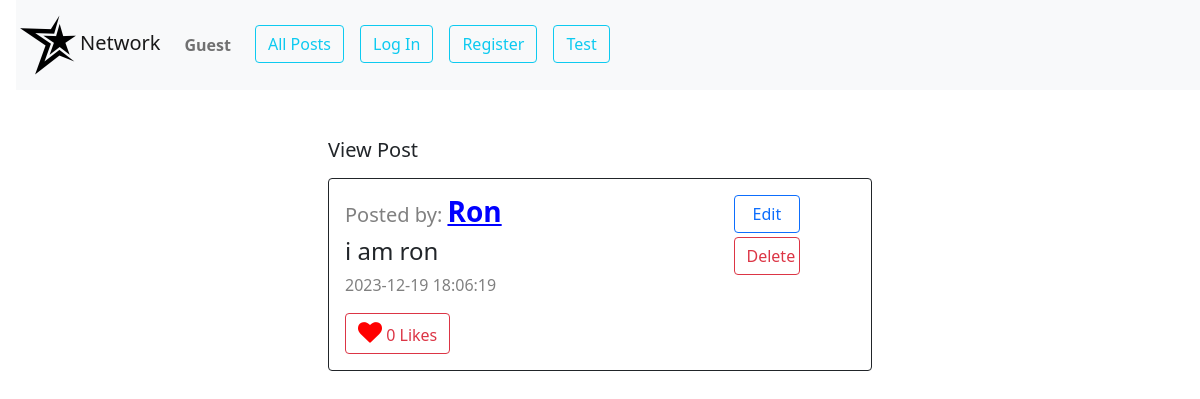
The app's page /view_post/4, older data.
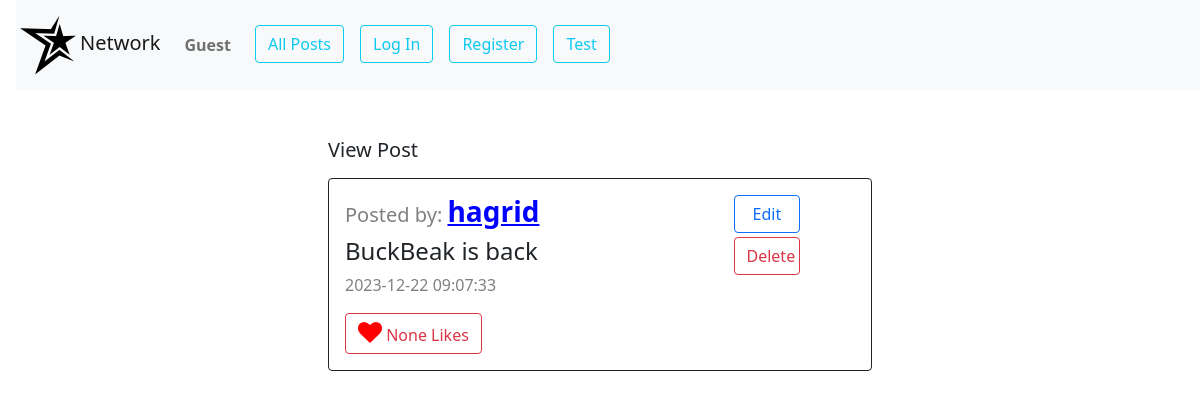
The same page, newer data.
### app.py (models this page shows, shortened)
class Users(db.Model):
    __tablename__ = "users"
    id = db.Column(db.Integer, primary_key=True)
    username = db.Column(db.String(80), unique=True, nullable=False)
    hash = db.Column(db.String(200),nullable=False)
    email = db.Column(db.String(120), unique=True, nullable=False)
    first_name=db.Column(db.String(80), nullable=True)
    last_name=db.Column(db.String(80), nullable=True)
    profile_pic_addr=db.Column(db.String(200), nullable=True)
    user_posts=db.relationship('Posts',backref='owner',lazy='dynamic')
    followers = db.relationship('Users',
                                secondary = follow,
                                primaryjoin = (follow.c.following_id == id),
                                secondaryjoin = (follow.c.follower_id == id),
                                backref = 'following'
                                )

class Posts(db.Model):
    __tablename__ = "posts"
    id = db.Column(db.Integer, primary_key=True)
    content = db.Column(db.String(150), nullable=False)
    created_at = db.Column(db.DateTime(timezone=True), server_default=db.func.current_timestamp())
    person_id = db.Column(db.Integer, db.ForeignKey('users.id'),nullable=False)
    likes=db.Column(db.Integer,default=0)

### app.py (the view)
@app.route("/view_post/<int:post_id>", methods=["GET", "POST"])
def view_post(post_id):
    post=Posts.query.filter_by(id=post_id).first()
    user_id=session.get("user_id")
    current_user=None
    if user_id:
        current_user=Users.query.filter_by(id=user_id).first()
    if request.method=="POST":
        return jsonify({"post_id":post.id,"owner_id":post.person_id,"content":post.content})
    return render_template("view_post.html",user_id=session.get("user_id"),post=post,current_user=current_user)

### app.py (called while the page is built)
@app.after_request
def after_request(response):
    response.headers["Cache-Control"] = "no-cache, no-store, must-revalidate"
    response.headers["Expires"] = 0
    response.headers["Pragma"] = "no-cache"
    return response

### templates/view_post.html (shortened to what this page needs)
{% extends "layout.html" %} {% block body %}
<div id="view_post_div">
	<div id="post-view" class="container-fluid py-5 w-50">
		<h5 class="ms-3">View Post</h5>
		<div  class="border border-dark m-3 p-3 rounded">
			<div  class="row">
				<div class="col-9">
					<h3>
						<span style="color: grey; font-size: 20px">Posted by: </span
						><a
							style="font-weight: bold; color: blue"
							href="/profile/{{post.owner.id}}"
							>{{post.owner.username}}</a
						>
					</h3>
					<h4 class="mt-2">{{post.content}}</h4>
					<p><span style="color: grey">{{post.created_at}}</span></p>
					<button class="btn btn-outline-danger">
						<i style="font-size: 24px; color: red" class="fa">&#xf004;</i>
						{{post.likes}} Likes
					</button>
				</div>
				<div class="col-2 ">
					<div class="row">
						<button data-post_id="{{post.id}}" class="btn btn-outline-primary mb-1 w-75 edit_btn">Edit</button>
					</div>
					<div class="row">
						<button data-post_id="{{post.id}}" class="btn btn-outline-danger mb-1 w-75 delete_btn">Delete</button>
					</div>
				</div>
			</div>
		  </div>
	</div>
</div>
{% endblock %}

Row changes from the older to the newer data that the page shows:
no longer on this page (row edited): Users: owner.username "Ron"
added Users: owner.username "hagrid"
changed Posts: content "i am ron" → "BuckBeak is back"; created_at "2023-12-19 18:06:19" → "2023-12-22 09:07:33"; likes "0" → "None"
